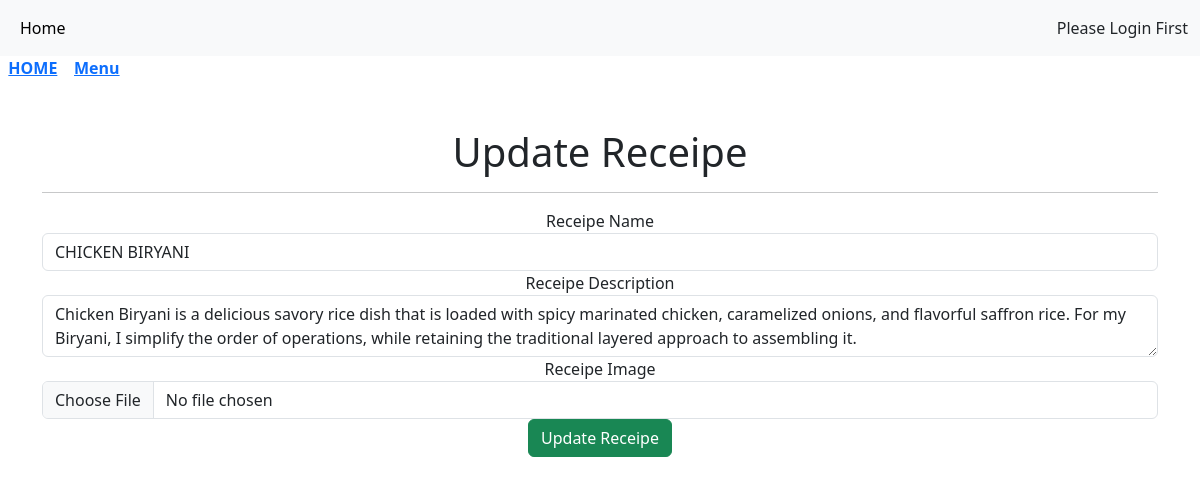
Screenshot of /update-receipe/10/ with the database file from the repository.
### Vege_app/models.py (models this page shows, shortened)
class Receipe(models.Model):
    user = models.ForeignKey(User, on_delete= models.SET_NULL, null= True, blank= True)
    receipe_name = models.CharField(max_length=100)
    receipe_description = models.TextField()
    receipe_image = models.ImageField(upload_to="receipe")
    receipe_view_count = models.IntegerField(default=1)

### Vege_app/views.py (the view, shortened to what this page needs)
# urls.py: path('update-receipe/<id>/', update_receipe, name="update_receipe"),
def update_receipe(request, id):
    queryset = Receipe.objects.get(id = id)
    context = {'receipe': queryset }
    return render(request, 'update_receipe.html', context )

### Vege_app/templates/update_receipe.html (shortened to what this page needs)
{% extends "base.html" %}
{% block start %}
&nbsp;&nbsp;<a href="/"><b>HOME</b></a>
<a href="/details"><b>Menu</b></a>&nbsp;&nbsp;
<div class="container mt-5" align="center">
    <form class="col-6 mx-auto card p-3 shadow-lg mb-3" method="POST" enctype="multipart/form-data">
        <div class="form-group">
          <h1>Update Receipe</h1>
          <hr>
          <label for="exampleInputEmail1">Receipe Name</label>
          <input type="text" name="receipe_name" value="{{receipe.receipe_name}}" required class="form-control">
        </div>
        <div class="form-group">
          <label  for="exampleInputPassword1">Receipe Description</label>
          <textarea name="receipe_description" required class="form-control">{{receipe.receipe_description}}</textarea>
        </div>
        <div class="form-group">
            <label for="exampleInputPassword1">Receipe Image</label>
            <input type="file" name="receipe_image" class="form-control">
          </div>
        <button type="submit" class="btn btn-success">Update Receipe</button>
      </form>
</div>
{% endblock %}

### rows the page displays
Receipe: receipe_name "CHICKEN BIRYANI", receipe_description "Chicken Biryani is a delicious savory rice dish that is loaded with spicy marinated chicken, caramelized onions, and flavorful saffron rice. For my Biryani, I simplify the order of operations, while retaining the traditional layered approach to assembling it."
